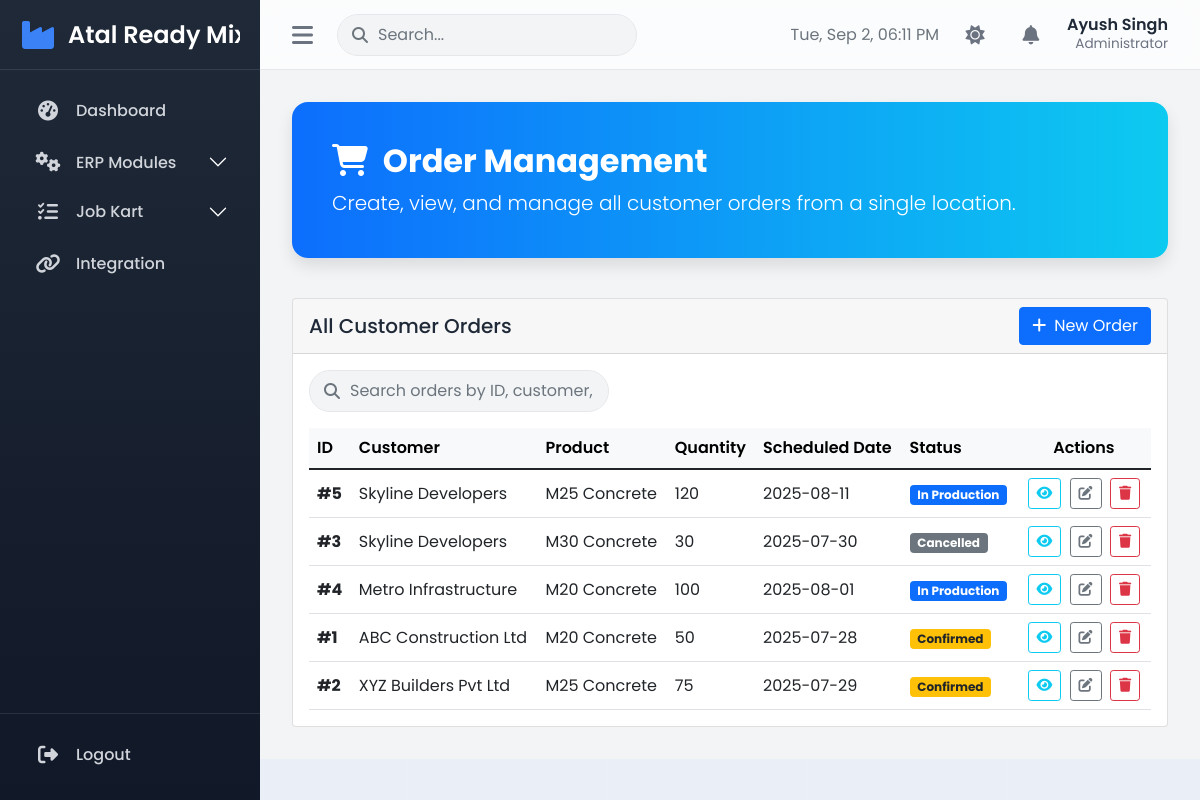
The app's page /erp/orders (signed in), older data.
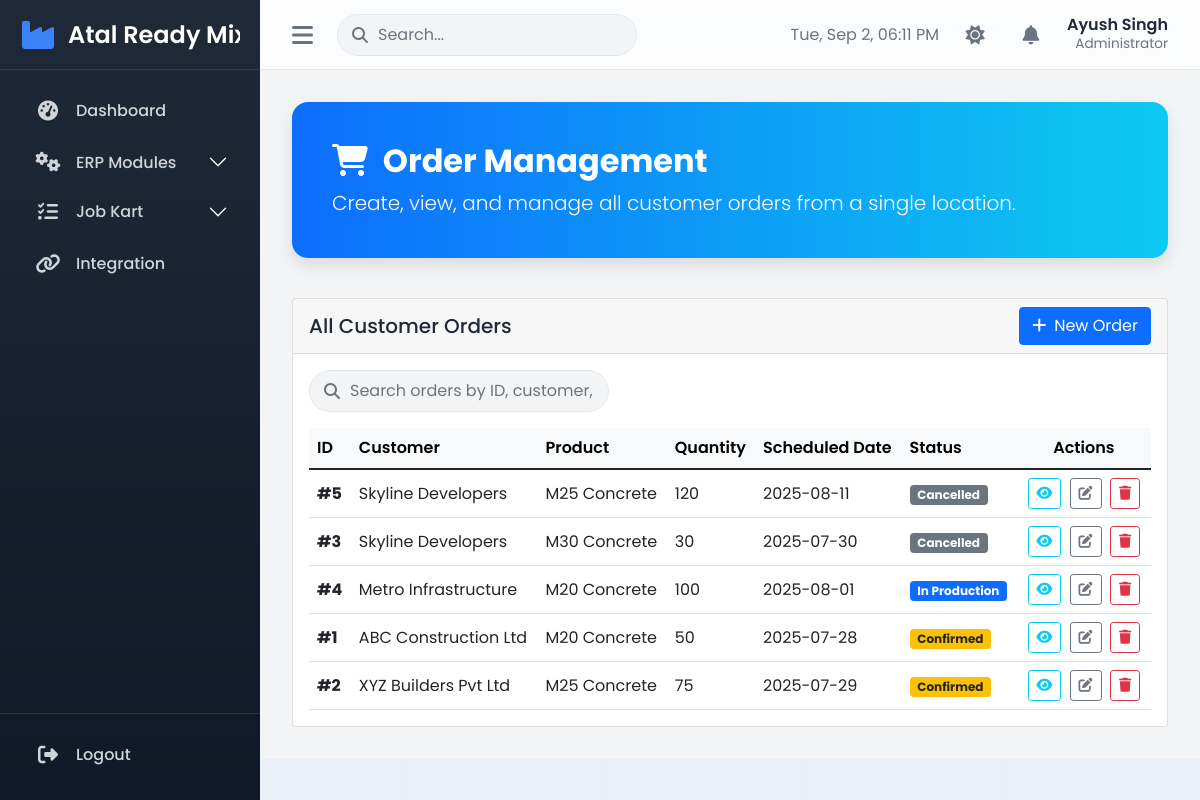
The same page, newer data.
### tables this page shows
CREATE TABLE Orders (
    OrderID INTEGER PRIMARY KEY AUTOINCREMENT,
    CustomerID INTEGER,
    ProductID INTEGER,
    Quantity INTEGER,
    OrderDate DATE,
    DeliverySite TEXT,
    ScheduledDate DATE,
    Status TEXT,
    CreatedBy INTEGER,
    FOREIGN KEY (CustomerID) REFERENCES Customers(CustomerID),
    FOREIGN KEY (ProductID) REFERENCES Products(ProductID),
    FOREIGN KEY (CreatedBy) REFERENCES Users(UserID)
);

CREATE TABLE Customers (
    CustomerID INTEGER PRIMARY KEY AUTOINCREMENT,
    CustomerName TEXT,
    Address TEXT,
    Phone TEXT,
    Email TEXT
);

CREATE TABLE Products (
    ProductID INTEGER PRIMARY KEY AUTOINCREMENT,
    ProductName TEXT NOT NULL,
    Description TEXT,
    Unit TEXT,
    MixDesign TEXT
);

### app.py (the view)
@app.route('/erp/orders')
@login_required
def erp_orders():
    conn = get_db_connection()
    orders = conn.execute('SELECT o.*, c.CustomerName, p.ProductName FROM Orders o JOIN Customers c ON o.CustomerID = c.CustomerID JOIN Products p ON o.ProductID = p.ProductID ORDER BY o.OrderDate DESC').fetchall()
    conn.close()
    return render_template('erp/orders.html', orders=orders)

### app.py (called while the page is built)
def get_db_connection():
    conn = sqlite3.connect(DATABASE, timeout=10)
    conn.row_factory = sqlite3.Row
    return conn

def login_required(f):
    @wraps(f)
    def decorated_function(*args, **kwargs):
        if 'user_id' not in session:
            return redirect(url_for('login'))
        return f(*args, **kwargs)
    return decorated_function

### templates/erp/orders.html (shortened to what this page needs)
{% extends "base.html" %}
{% block content %}
<div class="main-header">
    <h2><i class="fas fa-shopping-cart me-2"></i> Order Management</h2>
    <p class="lead mb-0">Create, view, and manage all customer orders from a single location.</p>
</div>
<div class="row">
    <div class="col-12">
        <div class="card">
            <div class="card-header d-flex justify-content-between align-items-center">
                <h5 class="mb-0">All Customer Orders</h5>
                <a href="{{ url_for('erp_new_order') }}" class="btn btn-primary"><i class="fas fa-plus me-2"></i>New Order</a>
            </div>
            <div class="card-body">
                <div class="mb-3 search-bar">
                    <i class="fas fa-search"></i>
                    <input type="text" id="orderSearch" class="form-control" placeholder="Search orders by ID, customer, product, or status...">
                </div>
                <div class="table-responsive">
                    <table class="table table-hover mb-0">
                        <thead class="table-light">
                            <tr>
                                <th>ID</th>
                                <th>Customer</th>
                                <th>Product</th>
                                <th>Quantity</th>
                                <th>Scheduled Date</th>
                                <th>Status</th>
                                <th class="text-center">Actions</th>
                            </tr>
                        </thead>
                        <tbody id="ordersTableBody">
                            {% for order in orders %}
                            <tr>
                                <td><strong>#{{ order.OrderID }}</strong></td>
                                <td>{{ order.CustomerName }}</td>
                                <td>{{ order.ProductName }}</td>
                                <td>{{ order.Quantity }}</td>
                                <td>{{ order.ScheduledDate }}</td>
                                <td>
                                    <span class="badge bg-{% if order.Status == 'Confirmed' %}warning text-dark{% elif order.Status == 'Delivered' %}success{% elif order.Status == 'In Production' %}primary{% else %}secondary{% endif %}">
                                        {{ order.Status }}
                                    </span>
                                </td>
                                <td class="text-center action-buttons">
                                    <a href="{{ url_for('erp_view_order', order_id=order.OrderID) }}" class="btn btn-sm btn-outline-info" data-bs-toggle="tooltip" title="View Details"><i class="fas fa-eye"></i></a>
                                    <a href="{{ url_for('erp_edit_order', order_id=order.OrderID) }}" class="btn btn-sm btn-outline-secondary" data-bs-toggle="tooltip" title="Edit Order"><i class="fas fa-edit"></i></a>
                                    <button type="button" class="btn btn-sm btn-outline-danger delete-btn"
                                            data-order-id="{{ order.OrderID }}"
                                            data-customer-name="{{ order.CustomerName }}"
                                            title="Delete Order">
                                        <i class="fas fa-trash"></i>
                                    </button>
                                </td>
                            </tr>
                            {% endfor %}
                        </tbody>
                    </table>
                </div>
            </div>
        </div>
    </div>
</div>
{% endblock %}

### templates/base.html (shortened to what this page needs)
<!DOCTYPE html>
<html lang="en">
<head>
    <link href="https://cdn.jsdelivr.net/npm/bootstrap@5.1.3/dist/css/bootstrap.min.css" rel="stylesheet">
    <link href="https://cdnjs.cloudflare.com/ajax/libs/font-awesome/6.4.0/css/all.min.css" rel="stylesheet">
</head>
<body data-theme="light">
<div class="wrapper">
    {% if session.user_id %}
    <nav class="sidebar">
        <div class="sidebar-header">
            <a href="{{ url_for('dashboard') }}">
                <i class="fas fa-industry logo-icon"></i>
                <span class="logo-text">Atal Ready Mix</span>
            </a>
        </div>
        <ul class="nav flex-column sidebar-nav">
            <li class="nav-item">
                <a class="nav-link {{ 'active' if 'dashboard' in request.path else '' }}" href="{{ url_for('dashboard') }}" data-bs-toggle="tooltip" data-bs-placement="right" title="Dashboard">
                    <i class="fas fa-tachometer-alt nav-icon"></i> <span class="nav-text">Dashboard</span>
                </a>
            </li>
            <li class="nav-item accordion accordion-flush">
                <div class="accordion-item bg-transparent border-0">
                    <h2 class="accordion-header">
                        <button class="accordion-button collapsed" type="button" data-bs-toggle="collapse" data-bs-target="#erp-collapse">
                            <i class="fas fa-cogs nav-icon"></i> <span class="nav-text">ERP Modules</span>
                        </button>
                    </h2>
                </div>
            </li>
            <li class="nav-item accordion accordion-flush">
                <div class="accordion-item bg-transparent border-0">
                    <h2 class="accordion-header">
                        <button class="accordion-button collapsed" type="button" data-bs-toggle="collapse" data-bs-target="#jobkart-collapse">
                            <i class="fas fa-tasks nav-icon"></i> <span class="nav-text">Job Kart</span>
                        </button>
                    </h2>
                </div>
            </li>
            <li class="nav-item">
                <a class="nav-link" href="{{ url_for('integration_home') }}" data-bs-toggle="tooltip" data-bs-placement="right" title="Integration">
                    <i class="fas fa-link nav-icon"></i> <span class="nav-text">Integration</span>
                </a>
            </li>
        </ul>
        <div class="sidebar-footer">
            <a class="nav-link" href="{{ url_for('logout') }}" data-bs-toggle="tooltip" data-bs-placement="right" title="Logout">
                <i class="fas fa-sign-out-alt nav-icon"></i> <span class="nav-text">Logout</span>
            </a>
        </div>
    </nav>
    {% endif %}
    <div class="{% if session.user_id %}main-content{% else %}container mt-4{% endif %}">
        {% if session.user_id %}
        <header class="topbar">
            <div class="topbar-left">
                <i class="fas fa-bars sidebar-toggler"></i>
                <div class="search-bar d-none d-md-block">
                    <i class="fas fa-search"></i>
                    <input type="text" class="form-control" placeholder="Search...">
                </div>
            </div>
            <div class="topbar-right">
                <div id="live-clock" class="text-muted d-none d-lg-block"></div>
                <div class="topbar-icon" id="theme-toggler" data-bs-toggle="tooltip" data-bs-placement="bottom" title="Toggle Theme">
                    <i class="fas fa-sun"></i>
                </div>
                <div class="topbar-icon">
                    <i class="fas fa-bell"></i>
                </div>
                <div class="user-profile">
                    <h5>{{ session.employee_name }}</h5>
                    <p>{{ session.role }}</p>
                </div>
            </div>
        </header>
        {% endif %}
        <main class="content-inner">
            {% block content %}{% endblock %}
        </main>
    </div>
</div>
</body>
</html>

### templates/erp/orders.html (style rules this page uses)
body { background-color: #f8f9fa; }
.main-header { background: linear-gradient(90deg, #0d6efd 0%, #0dcaf0 100%); color: white; padding: 2.5rem; border-radius: 1rem; margin-bottom: 2.5rem; box-shadow: 0 8px 16px rgba(0, 0, 0, 0.1); }
.main-header h2 { font-weight: 700; }
.card-header .btn { float: right; }
.table thead th { vertical-align: middle; font-weight: 600; white-space: nowrap; }
.table tbody td { vertical-align: middle; }
.action-buttons a, .action-buttons button { margin: 0 2px; }
.search-bar { position: relative; }
.search-bar .fa-search { position: absolute; left: 15px; top: 50%; transform: translateY(-50%); color: #6c757d; }
.search-bar .form-control { padding-left: 2.5rem; }

Row changes from the older to the newer data that the page shows:
changed Orders id 5: Status "In Production" → "Cancelled"
